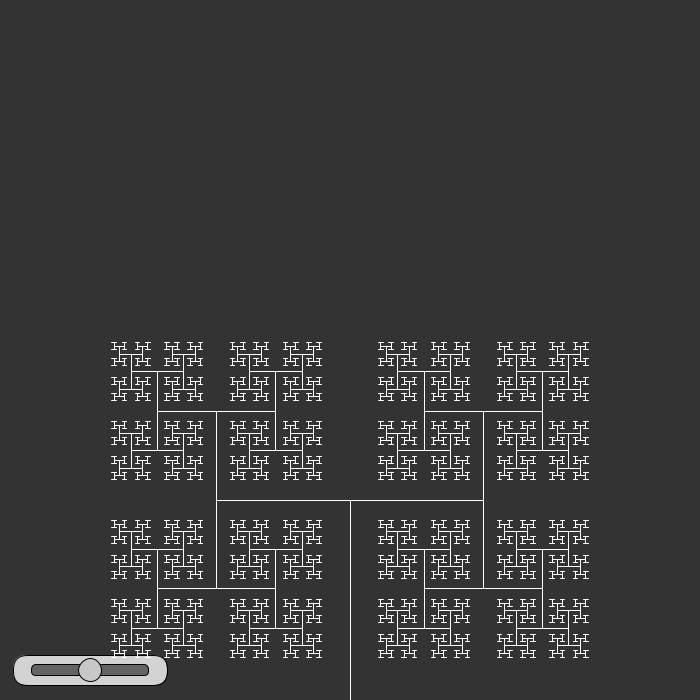
Frame 1 (no input)
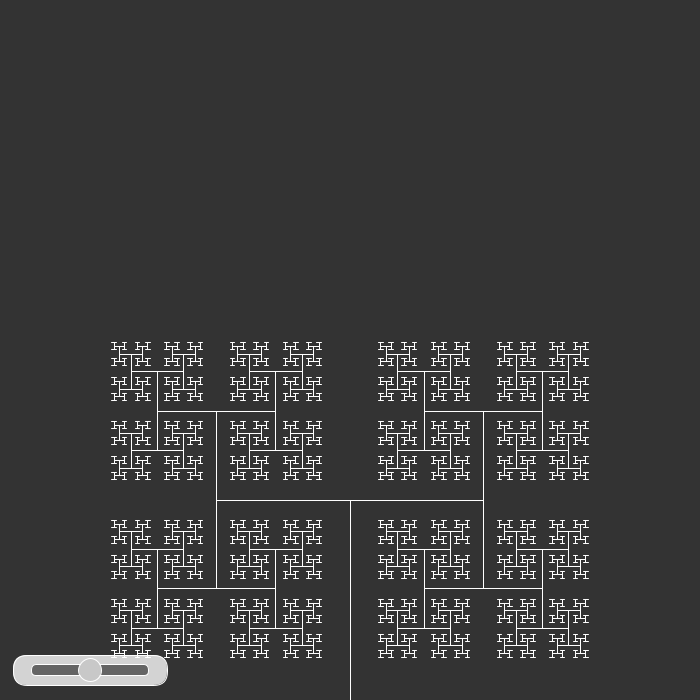
Frame 60 (the mouse pressed at the canvas centre just before this capture)
Frame 120 (the mouse held since frame 60 and released just before this capture): identical to frame 60, image omitted

The Processing sketch that drew these frames (run headless with seeded random() and noise(); from frame 60 on, the mouse is pressed at the canvas centre):

// Processing sketch: fractal_tree
// ── fractal_tree.pde
float angle;
float whereAbouts=200;
Slider slider;
void setup() {
  final float width_=140;
  final float height_=30;
  slider=new Slider(0,PI,width_/2+20,-height_+height,height_*(3.0/4),width_,height_);
  size(700, 700);
}
void draw() {
  background(51);
  slider.update();
  angle=slider.value;
  
  translate(width/2, height);
  branch(200);
}

void branch(float len) {


  if (len>2) {
    stroke(255);
    line(0, 0, 0, 0-len);
    translate(0, -len);
    push();
    rotate(angle);
    branch(len*2.0/3.0);

    pop();
    push();
    rotate(-angle);
    branch(len*2.0/3.0);
    pop();
  }
}
void mousePressed(){
  slider.clicked(mouseX,mouseY);
}
void mouseReleased(){
  slider.stopDragging();
}

// ── slider.pde
class Slider {
  float value;
  float scale;
  boolean dragging;
  float draggingOffset;
  PVector bob;
  float bobD;
  float scrollerWidth;
  float scrollerHeight;
  PVector position;
  float start, end;
  Slider(float s, float e) {
    start=s;
    end=e;
    scale =1;
    dragging=false;
    position=new PVector(width/2, height/2);
    bob=position.copy();
    bobD=20*scale;
    scrollerWidth=120*scale;
    scrollerHeight=30*scale;
  }
  Slider(float start_, float end_,float x,float y,float d,float w,float h) {
    start=start_;
    end=end_;
    scale =1;
    dragging=false;
    position=new PVector(x, y);
    bob=position.copy();
    bobD=d*scale;
    scrollerWidth=w*scale;
    scrollerHeight=h*scale;
  }
  Slider() {
    start=0;
    end=1;
    scale =1;
    dragging=false;
    position=new PVector(width/2, height/2);
    bob=position.copy();
    bobD=20*scale;
    scrollerWidth=120*scale;
    scrollerHeight=30*scale;
  }
  void show() {
    rectMode(CENTER);
    fill(255,200);
    rect(position.x, position.y, scrollerWidth*1.1, scrollerHeight, scrollerWidth/10);
    fill(100,255);
    rect(position.x, position.y, scrollerWidth-bobD, bobD/2, scrollerWidth/10);
    fill(200,255);
    ellipse(bob.x, bob.y, bobD, bobD);
  }

  void stopDragging() {
    dragging = false;
  }
  void clicked(float X, float Y) {
    float d = dist(X, Y, bob.x, bob.y);
    if (d < bobD/2) {
      dragging = true;
      draggingOffset = bob.x-X;
    }
  }
  void drag() {
    if (dragging) {
      bob.x = mouseX + draggingOffset;
      if (bob.x>position.x+scrollerWidth/2-bobD/2) {
        bob.x=position.x+scrollerWidth/2-bobD/2;
      } else if (bob.x<position.x-scrollerWidth/2+bobD/2) {
        bob.x=position.x-scrollerWidth/2+bobD/2;
      }
    }
  }
  void findVal() {
    value=map(bob.x, position.x-scrollerWidth/2+bobD/2, position.x+scrollerWidth/2-bobD/2, start, end);
    
  }
  void update(){
    findVal();
    show();
    drag();
  }
}
